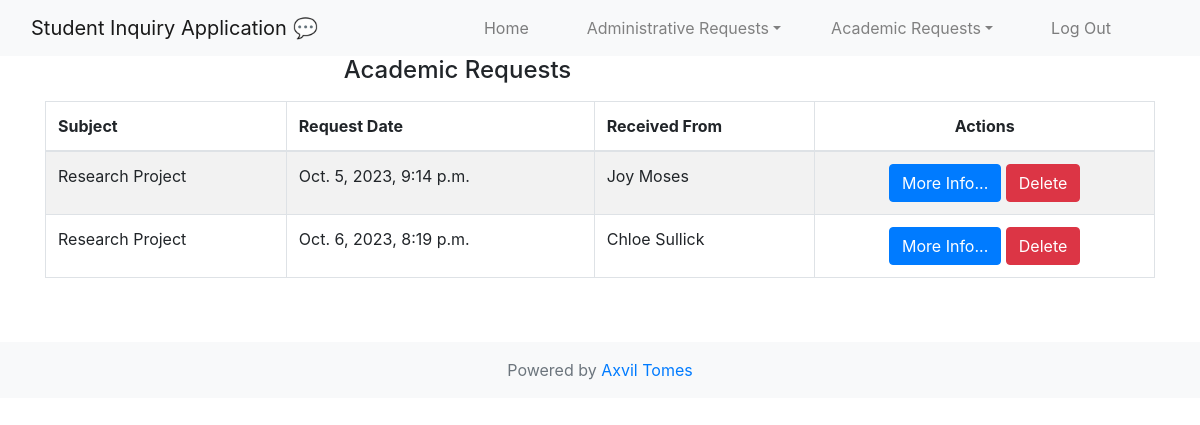
Screenshot of /academicrequests/ (signed in) with the database file from the repository.
### inquiries/models.py (models this page shows, shortened)
class AcademicRequests(models.Model):
    subject = models.CharField(max_length=100, help_text="Enter the Subject of your Academic Request")
    body = models.TextField(max_length=2000, help_text="Enter Description of your Academic Request Here")
    request_date = models.DateTimeField(auto_now_add=True, help_text="Date and time when the request was made")
    receiver = models.ForeignKey(CustomUser, on_delete=models.CASCADE, related_name='received_academic_requests', help_text="Sending to...")
    sender = models.ForeignKey(CustomUser, on_delete=models.CASCADE, related_name='sent_academic_requests', help_text="Sent By...", default=None)
    reply =  models.TextField(max_length=2000, help_text="Enter a response to the Academic Request Above", default="No Response Yet...")
    class Meta:
        verbose_name_plural = "Academic Requests"

### users/models.py (models this page shows)
class CustomUser(AbstractUser):
    USER_TYPE_CHOICES = (
        ('student', 'Student'),
        ('facilitator', 'Facilitator'),
        ('teamlead', 'Teamlead'),
    )
    user_type = models.CharField(max_length=20, choices=USER_TYPE_CHOICES)
    username = models.CharField(
        max_length=150,
        unique=True,
        help_text='Required. 150 characters or fewer. Letters, digits, and spaces only.',
        validators=[],
        error_messages={
            'unique': "A user with that username already exists.",
        },
    )
    def is_facilitator(self):
        return self.user_type == 'facilitator'
    def is_student(self):
        return self.user_type == 'student'
    def is_teamlead(self):
        return self.user_type == 'teamlead'
    objects = CustomUserManager()

### inquiries/views.py (the view)
# urls.py: path('academicrequests/', AcademicRequestsListView.as_view(), name='academicrequests-list'),
class AcademicRequestsListView(LoginRequiredMixin,ListView):
    model = AcademicRequests
    context_object_name = 'academic_requests'
    template_name = 'inquiries/academic_requests_list.html'
    paginate_by = 5
    def get_queryset(self):
        user = self.request.user
        if user.is_facilitator():
            return AcademicRequests.objects.filter(receiver=user)
        elif user.is_student():
            return AcademicRequests.objects.filter(sender=user)
        elif user.is_teamlead:
            return AcademicRequests.objects.all()

### inquiries/templates/inquiries/academic_requests_list.html (shortened to what this page needs)
{% extends 'users/base.html' %}
{% block content %}
    <div class="right_col" role="main">
        <div class="">
            <div class="row">
                <div class="col-md-12 col-sm-12 col-xs-12">
                    <div class="x_panel">
                        <div class="x_title">
                            <div class="row">
                                <div class="col-md-9">
                                    <h4 class="text-center">Academic Requests</h4>
                                </div>
                                <div class="col-md-3">
                                </div>
                            </div>
                        </div>
                        <div class="x_content mt-2">
                            <table id="academic-requests-datatable" class="table table-striped table-bordered">
                                <thead>
                                    <tr>
                                        <th>Subject</th>
                                        <th>Request Date</th>
                                        {% if user.is_student %}
                                            <th>Sent To</th>
                                        {% elif user.is_facilitator or user.is_teamlead %}
                                            <th>Received From</th>
                                        {% endif %}
                                        <th class="text-center">Actions</th>
                                    </tr>
                                </thead>
                                <tbody>
                                    {% for academic_request in academic_requests %}
                                        <tr>
                                            <td>{{ academic_request.subject }}</td>
                                            <td>{{ academic_request.request_date }}</td>
                                            {% if user.is_student %}
                                                <td>{{ academic_request.receiver }}</td>
                                            {% elif user.is_facilitator or user.is_teamlead %}
                                                <td>{{ academic_request.sender }}</td>
                                            {% endif %}
                                            <td class="text-center">
                                                {% if user.is_student %}
                                                <a href="{% url 'academicrequests-update' academic_request.pk %}" class="btn btn-primary btn-xs"><i class="fa fa-pencil"></i> Edit </a>
                                                {% elif user.is_facilitator %}
                                                <a href="{% url 'academicrequests-update' academic_request.pk %}" class="btn btn-primary btn-xs"><i class="fa fa-pencil"></i> Respond </a>
                                                {% elif user.is_teamlead %}
                                                <a href="{% url 'academicrequests-update' academic_request.pk %}" class="btn btn-primary btn-xs"> More Info... </a>
                                                {% endif %}
                                                <a href="{% url 'academicrequests-delete' academic_request.pk %}" class="btn btn-danger btn-xs"> Delete </a>
                                            </td>
                                        </tr>
                                    {% endfor %}
                                </tbody>
                            </table>
                        </div>
                    </div>
                </div>
            </div>
        </div>
    </div>
{% endblock content %}

### rows the page displays
AcademicRequests: subject "Research Project", request_date "Oct. 5, 2023, 9:14 p.m.", sender "Joy Moses"
AcademicRequests: subject "Research Project", request_date "Oct. 6, 2023, 8:19 p.m.", sender "Chloe Sullick"
